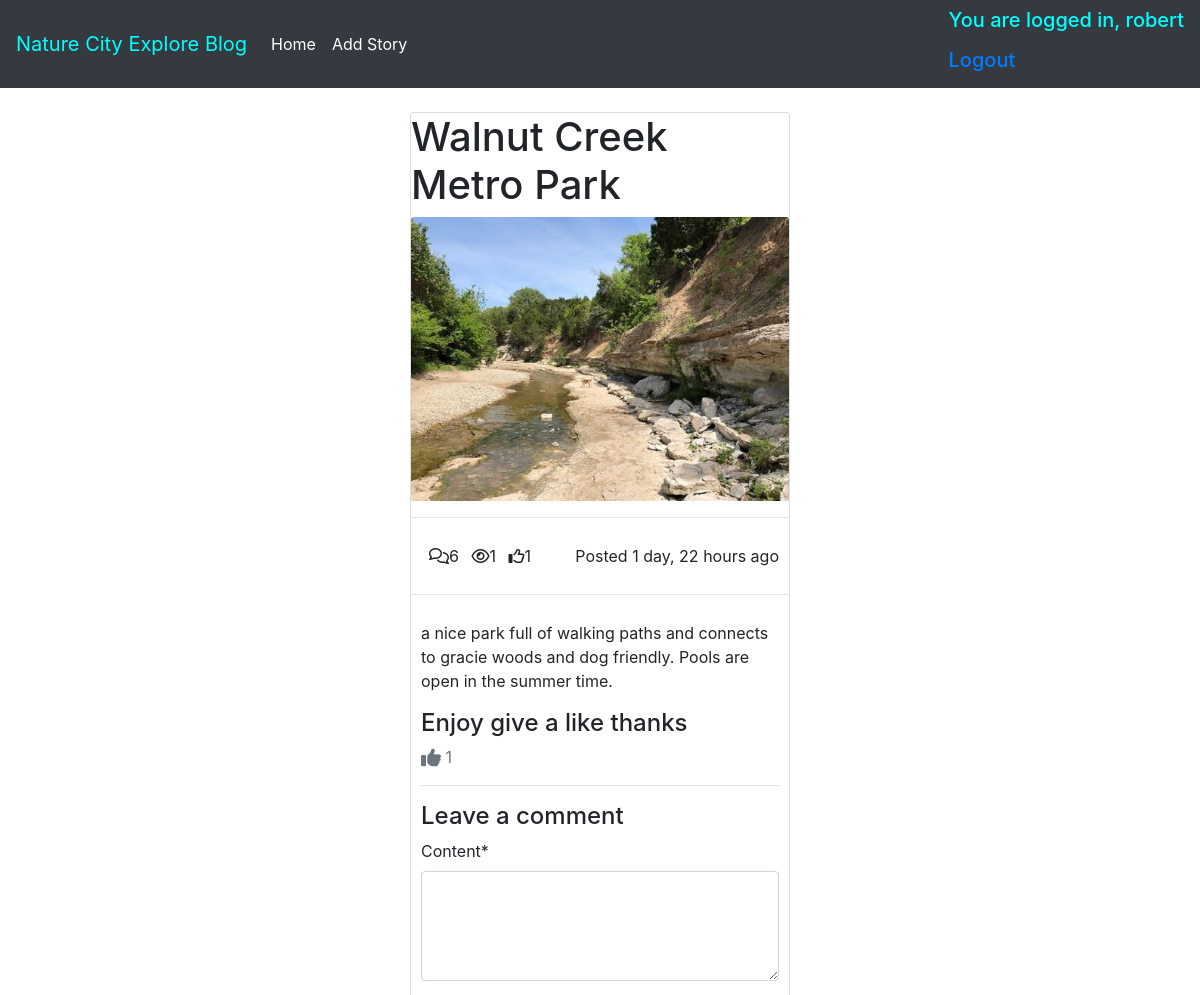
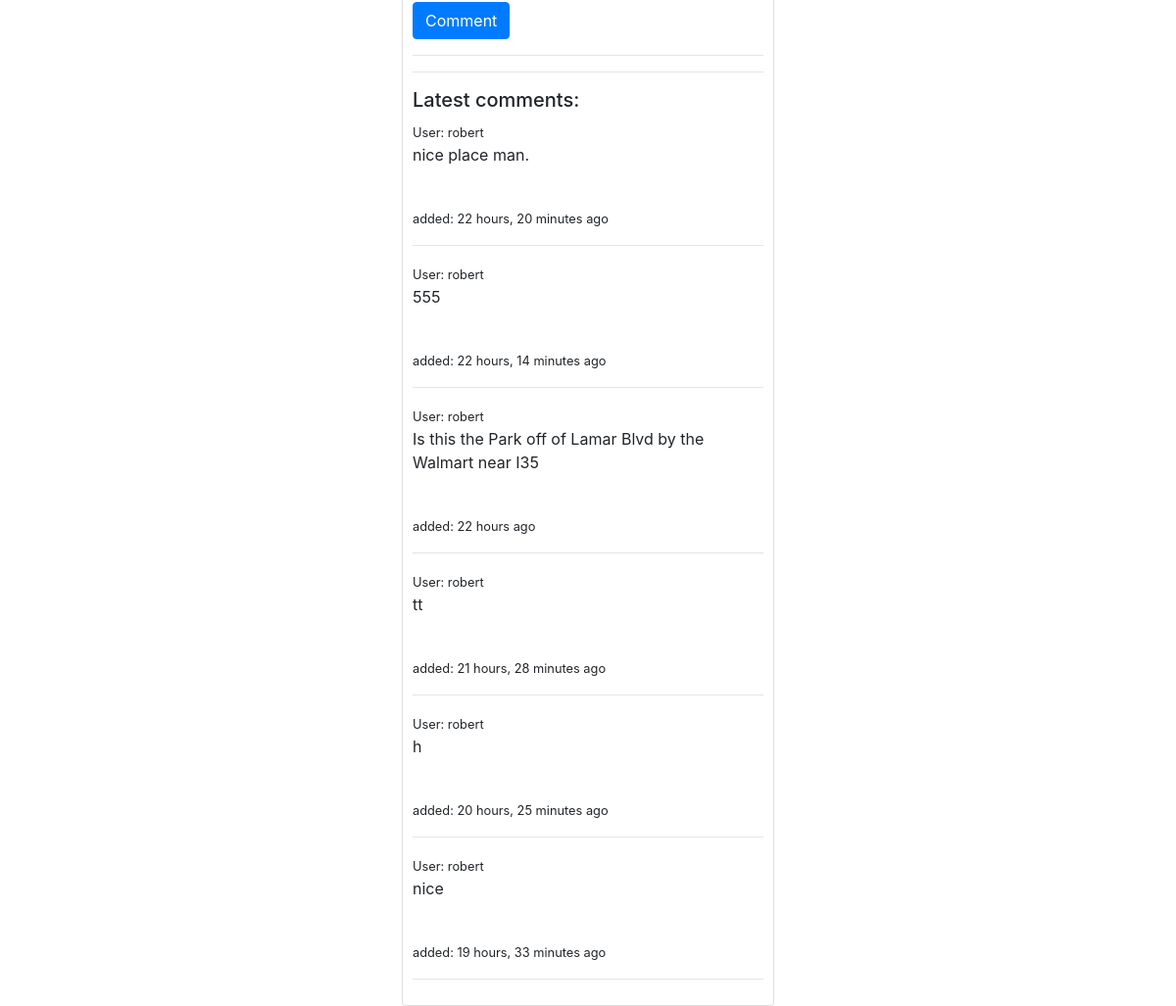
Page /walnutcreekpark/ (signed in) on the committed database (2 pictures, top to bottom).
### posts/models.py (models this page shows, shortened)
class User(AbstractUser):
    pass

class Post(models.Model):
    title = models.CharField(max_length=100)
    content = models.TextField()
    thumbnail = models.ImageField()
    publish_date = models.DateTimeField(auto_now_add=True)
    last_updated = models.DateTimeField(auto_now=True)
    author = models.ForeignKey(User, on_delete=models.CASCADE)
    slug = models.SlugField()
    def get_like_url(self):
        return reverse("like", kwargs={
            'slug': self.slug
        })
    @property
    def comments(self):
        return self.comment_set.all()
    @property
    def get_comment_count(self):
        return self.comment_set.all().count()
    @property
    def get_view_count(self):
        return self.postview_set.all().count()
    @property
    def get_like_count(self):
        return self.like_set.all().count()

class Comment(models.Model):
    user = models.ForeignKey(User, on_delete=models.CASCADE)
    post = models.ForeignKey(Post, on_delete=models.CASCADE)
    timestamp = models.DateTimeField(auto_now_add=True)
    content = models.TextField()

### posts/views.py (the view, shortened to what this page needs)
# urls.py: path('<slug>/', PostDetailView.as_view(), name='detail'),
class PostDetailView(DetailView):
    model = Post
    def get_context_data(self, **kwargs):
        context = super().get_context_data(**kwargs)
        context.update({
            'form': CommentForm()
        })
        return context
    def get_object(self, **kwargs):
        object = super().get_object(**kwargs)
        if self.request.user.is_authenticated:
            PostView.objects.get_or_create(user=self.request.user, post=object)
        return object

### posts/forms.py
class CommentForm(forms.ModelForm):
    content = forms.CharField(required=True, widget=forms.Textarea(attrs={
        'rows': 4
    }))
    class Meta:
        model = Comment
        fields = ('content',)

### posts/templates/posts/post_detail.html (shortened to what this page needs)
{% extends 'posts/base.html' %}
{% load crispy_forms_tags %}
{% block content %}
<div class='row'>
        <div class='col-4 offset-4'>
        <div class='card'>
                <h1>{{ object.title|title }}</h1>
                <img src="{{ object.thumbnail.url }}" class="card-img-top" alt="">
        <hr/>
        <div style='padding: 10px'>
                <span><i class="far fa-comments ml-2"></i>{{ object.get_comment_count }}</span>
                <span><i class="far fa-eye ml-2"></i>{{ object.get_view_count }}</span>
                <span><i class="far fa-thumbs-up ml-2"></i>{{ object.get_like_count }}</span>
                <span class='float-right'>Posted {{ object.publish_date|timesince }} ago</span>
        </div>
        <hr/>
        <div>
                <div style='padding: 10px'>
                <p>{{ object.content }}</p>
                <h4>Enjoy give a like thanks</h4>
                <a class='text-muted' href="{{ object.get_like_url }}">
                        <i class='fas fa-thumbs-up fa-lg'></i>
                        {{ object.get_like_count }}
                </a>
                <hr/>
               {% if request.user.is_authenticated %}
                <h4>Leave a comment</h4>
                <form method="POST">
                        {{ form|crispy }}
                        <button class='btn btn-primary' type='submit'>Comment</button>
                </form>
                <hr/>
                        {% else %}
                        <a href="{% url 'account_login' %}" class="btn btn-primary btn-block">Login to Comment</a>
                        {% endif %}
               <hr/>
                <h5>Latest comments:</h5>
                {% for comment in object.comments %}
                        <div>
                                <small>User: {{ comment.user.username }}</small>
                                <p>{{ comment.content }}</p>
                                <br>
                                <small>added: {{ comment.timestamp|timesince }} ago</small>
                        </div>
                        <hr/>
                        {% endfor %}
        </div>
   </div>
   </div>
</div>
{% endblock %}

### posts/templates/posts/base.html (shortened to what this page needs)
<!doctype html>
<html lang="en">
  <head>
<link rel="stylesheet" href="https://stackpath.bootstrapcdn.com/bootstrap/4.5.0/css/bootstrap.min.css">
  </head>
  <body>
    <nav class="navbar navbar-expand-md navbar-dark bg-dark mb-4">
  <a class="navbar-brand" style="color: aqua;" href="#">Nature City Explore Blog</a>
  <div class="collapse navbar-collapse" id="navbarCollapse">
    <ul class="navbar-nav mr-auto">
      <li class="nav-item active">
        <a class="nav-link" href="/">Home <span class="sr-only">(current)</span></a>
      </li>
      {% if request.user.is_authenticated %}
      <li class="nav-item active">
        <a class="nav-link" href="{% url 'create' %}">Add Story <span class="sr-only">(current)</span></a>
      </li>
      {% else %}
      <a class="nav-link" href="{% url 'login' %}">Add Story <span class="sr-only">(current)</span></a>
      <a class="nav-link" href="{% url 'signup' %}">Signup <span class="sr-only">(current)</span></a>
        {% endif %}
    </ul>
    <h5 style="color: aqua;">
      {% if request.user.is_authenticated %}
      <p>You are logged in, {{ request.user.username }}</p>
      <div>
        <a href="{% url 'logout' %}">Logout</a>
      </div>
      {% else %}
       <div><a href="{% url 'login' %}">Login</a></div>
      {% endif %}</h5>
  </div>
</nav>
  {% block content %}
{% endblock %}
</body>
</html>

### rows in the picture
User: user.username "robert"
Post: title "Walnut Creek Metro Park", thumbnail (picture), get_comment_count "6", get_view_count "1", get_like_count "1", publish_date "1 day, 22 hours", content "a nice park full of walking paths and connects to gracie woods and dog friendly. Pools are open in the summer time."
Comment: user.username "robert", content "nice place man.", timestamp "22 hours, 20 minutes"
Comment: user.username "robert", content "555", timestamp "22 hours, 14 minutes"
Comment: user.username "robert", content "Is this the Park off of Lamar Blvd by the Walmart near I35", timestamp "22 hours"
Comment: user.username "robert", content "tt", timestamp "21 hours, 28 minutes"
Comment: user.username "robert", content "h", timestamp "20 hours, 25 minutes"
Comment: user.username "robert", content "nice", timestamp "19 hours, 33 minutes"
